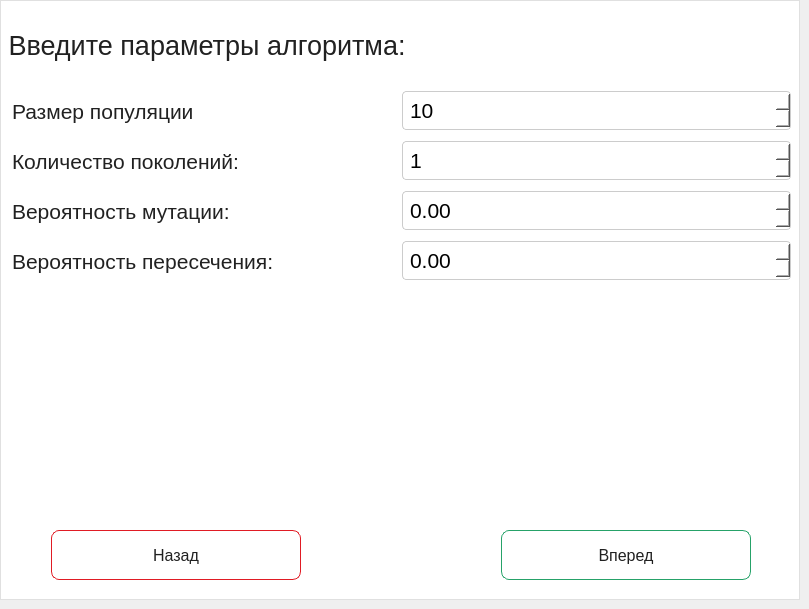
      <widget class="QWidget" name="paramsPage">
       <property name="minimumSize">
        <size>
         <width>0</width>
         <height>0</height>
        </size>
       </property>
       <widget class="QFrame" name="paramCard">
        <property name="geometry">
         <rect>
          <x>0</x>
          <y>0</y>
          <width>800</width>
          <height>600</height>
         </rect>
        </property>
        <property name="minimumSize">
         <size>
          <width>800</width>
          <height>600</height>
         </size>
        </property>
        <property name="styleSheet">
         <string notr="true">QFrame#paramCard {
    background-color: #FFFFFF;
    border: 1px solid #E0E0E0;
}</string>
        </property>
        <property name="frameShape">
         <enum>QFrame::Shape::StyledPanel</enum>
        </property>
        <property name="frameShadow">
         <enum>QFrame::Shadow::Raised</enum>
        </property>
        <widget class="QWidget" name="layoutWidget">
         <property name="geometry">
          <rect>
           <x>1</x>
           <y>10</y>
           <width>801</width>
           <height>591</height>
          </rect>
         </property>
         <layout class="QVBoxLayout" name="verticalLayout_2">
          <item>
           <widget class="QLabel" name="descriptionParamLabel_4">
            <property name="sizePolicy">
             <sizepolicy hsizetype="Fixed" vsizetype="Fixed">
              <horstretch>0</horstretch>
              <verstretch>0</verstretch>
             </sizepolicy>
            </property>
            <property name="minimumSize">
             <size>
              <width>0</width>
              <height>70</height>
             </size>
            </property>
            <property name="font">
             <font>
              <pointsize>20</pointsize>
              <bold>false</bold>
             </font>
            </property>
            <property name="styleSheet">
             <string notr="true">color: #212121;
</string>
            </property>
            <property name="text">
             <string> Введите параметры алгоритма:</string>
            </property>
            <property name="alignment">
             <set>Qt::AlignmentFlag::AlignJustify|Qt::AlignmentFlag::AlignVCenter</set>
            </property>
            <property name="margin">
             <number>11</number>
            </property>
           </widget>
          </item>
          <item>
           <layout class="QGridLayout" name="gridLayout_4">
            <property name="leftMargin">
             <number>11</number>
            </property>
            <property name="rightMargin">
             <number>11</number>
            </property>
            <property name="spacing">
             <number>0</number>
            </property>
            <item row="4" column="0">
             <widget class="QLabel" name="crossoverLabel">
              <property name="sizePolicy">
               <sizepolicy hsizetype="Preferred" vsizetype="Maximum">
                <horstretch>0</horstretch>
                <verstretch>0</verstretch>
               </sizepolicy>
              </property>
              <property name="minimumSize">
               <size>
                <width>0</width>
                <height>50</height>
               </size>
              </property>
              <property name="font">
               <font>
                <pointsize>16</pointsize>
                <bold>false</bold>
               </font>
              </property>
              <property name="styleSheet">
               <string notr="true">color: #212121;
</string>
              </property>
              <property name="text">
               <string>Вероятность пересечения:</string>
              </property>
              <property name="alignment">
               <set>Qt::AlignmentFlag::AlignJustify|Qt::AlignmentFlag::AlignVCenter</set>
              </property>
             </widget>
            </item>
            <item row="2" column="0">
             <widget class="QLabel" name="mutatinoLabel">
              <property name="sizePolicy">
               <sizepolicy hsizetype="Preferred" vsizetype="Maximum">
                <horstretch>0</horstretch>
                <verstretch>0</verstretch>
               </sizepolicy>
              </property>
              <property name="minimumSize">
               <size>
                <width>0</width>
                <height>50</height>
               </size>
              </property>
              <property name="font">
               <font>
                <pointsize>16</pointsize>
                <bold>false</bold>
               </font>
              </property>
              <property name="styleSheet">
               <string notr="true">color: #212121;
</string>
              </property>
              <property name="text">
               <string>Вероятность мутации:</string>
              </property>
              <property name="alignment">
               <set>Qt::AlignmentFlag::AlignJustify|Qt::AlignmentFlag::AlignVCenter</set>
              </property>
             </widget>
            </item>
            <item row="1" column="1">
             <widget class="QSpinBox" name="numPopulSpinBox">
              <property name="font">
               <font>
                <pointsize>16</pointsize>
                <bold>false</bold>
               </font>
              </property>
              <property name="styleSheet">
               <string notr="true">QSpinBox, QDoubleSpinBox {
    background-color: #FFFFFF;
    border: 1px solid #CCCCCC;
    border-radius: 4px;
    color: #000000;
    padding: 5px;
}

QSpinBox:focus, QDoubleSpinBox:focus {
    border: 1px solid rgb(38, 162, 105);
}</string>
              </property>
              <property name="minimum">
               <number>1</number>
              </property>
              <property name="maximum">
               <number>1000</number>
              </property>
             </widget>
            </item>
            <item row="1" column="0">
             <widget class="QLabel" name="numPopulLabel">
              <property name="sizePolicy">
               <sizepolicy hsizetype="Preferred" vsizetype="Maximum">
                <horstretch>0</horstretch>
                <verstretch>0</verstretch>
               </sizepolicy>
              </property>
              <property name="minimumSize">
               <size>
                <width>0</width>
                <height>50</height>
               </size>
              </property>
              <property name="font">
               <font>
                <pointsize>16</pointsize>
                <bold>false</bold>
               </font>
              </property>
              <property name="styleSheet">
               <string notr="true">color: #212121;
</string>
              </property>
              <property name="text">
               <string>Количество поколений: </string>
              </property>
              <property name="alignment">
               <set>Qt::AlignmentFlag::AlignJustify|Qt::AlignmentFlag::AlignVCenter</set>
              </property>
             </widget>
            </item>
            <item row="0" column="1">
             <widget class="QSpinBox" name="sizePopulSpinBox">
              <property name="font">
               <font>
                <pointsize>16</pointsize>
                <bold>false</bold>
               </font>
              </property>
              <property name="styleSheet">
               <string notr="true">QSpinBox, QDoubleSpinBox {
    background-color: #FFFFFF;
    border: 1px solid #CCCCCC;
    border-radius: 4px;
    color: #000000;
    padding: 5px;
}

QSpinBox:focus, QDoubleSpinBox:focus {
    border: 1px solid rgb(38, 162, 105);
}</string>
              </property>
              <property name="minimum">
               <number>10</number>
              </property>
              <property name="maximum">
               <number>300</number>
              </property>
             </widget>
            </item>
            <item row="4" column="1">
             <widget class="QDoubleSpinBox" name="crossoverDoubleSpinBox">
              <property name="font">
               <font>
                <pointsize>16</pointsize>
               </font>
              </property>
              <property name="styleSheet">
               <string notr="true">QSpinBox, QDoubleSpinBox {
    background-color: #FFFFFF;
    border: 1px solid #CCCCCC;
    border-radius: 4px;
    color: #000000;
    padding: 5px;
}

QSpinBox:focus, QDoubleSpinBox:focus {
    border: 1px solid rgb(38, 162, 105);
}</string>
              </property>
              <property name="maximum">
               <double>1.000000000000000</double>
              </property>
              <property name="singleStep">
               <double>0.100000000000000</double>
              </property>
             </widget>
            </item>
            <item row="2" column="1">
             <widget class="QDoubleSpinBox" name="mutationsDoubleSpinBox">
              <property name="font">
               <font>
                <pointsize>16</pointsize>
               </font>
              </property>
              <property name="styleSheet">
               <string notr="true">QSpinBox, QDoubleSpinBox {
    background-color: #FFFFFF;
    border: 1px solid #CCCCCC;
    border-radius: 4px;
    color: #000000;
    padding: 5px;
}

QSpinBox:focus, QDoubleSpinBox:focus {
    border: 1px solid rgb(38, 162, 105);
}</string>
              </property>
              <property name="maximum">
               <double>1.000000000000000</double>
              </property>
              <property name="singleStep">
               <double>0.100000000000000</double>
              </property>
             </widget>
            </item>
            <item row="0" column="0">
             <widget class="QLabel" name="sizePopulLabel">
              <property name="sizePolicy">
               <sizepolicy hsizetype="Preferred" vsizetype="Maximum">
                <horstretch>0</horstretch>
                <verstretch>0</verstretch>
               </sizepolicy>
              </property>
              <property name="minimumSize">
               <size>
                <width>0</width>
                <height>50</height>
               </size>
              </property>
              <property name="font">
               <font>
                <pointsize>16</pointsize>
                <bold>false</bold>
               </font>
              </property>
              <property name="styleSheet">
               <string notr="true">color: #212121;
</string>
              </property>
              <property name="text">
               <string>Размер популяции</string>
              </property>
              <property name="alignment">
               <set>Qt::AlignmentFlag::AlignJustify|Qt::AlignmentFlag::AlignVCenter</set>
              </property>
             </widget>
            </item>
           </layout>
          </item>
          <item>
           <spacer name="verticalSpacer_2">
            <property name="orientation">
             <enum>Qt::Orientation::Vertical</enum>
            </property>
            <property name="sizeHint" stdset="0">
             <size>
              <width>20</width>
              <height>40</height>
             </size>
            </property>
           </spacer>
          </item>
          <item>
           <layout class="QHBoxLayout" name="horizontalLayout_2">
            <property name="spacing">
             <number>150</number>
            </property>
            <property name="topMargin">
             <number>0</number>
            </property>
            <property name="rightMargin">
             <number>0</number>
            </property>
            <property name="bottomMargin">
             <number>21</number>
            </property>
            <item>
             <widget class="QPushButton" name="backButton_4">
              <property name="enabled">
               <bool>true</bool>
              </property>
              <property name="sizePolicy">
               <sizepolicy hsizetype="Fixed" vsizetype="Fixed">
                <horstretch>0</horstretch>
                <verstretch>0</verstretch>
               </sizepolicy>
              </property>
              <property name="minimumSize">
               <size>
                <width>250</width>
                <height>50</height>
               </size>
              </property>
              <property name="styleSheet">
               <string notr="true">QPushButton {
    background-color: #FFFFFF;
    border: 1px solid rgb(224, 27, 36);
    border-radius: 8px;
    color: #212121;
    font-family: &quot;Segoe UI&quot;;
    font-size: 12pt;
}
QPushButton:hover {
    background-color: rgb(255, 176, 176);
    border: 1px solid rgb(224, 27, 36);
    color: rgb(224, 27, 36);
}
QPushButton:pressed {
    background-color: rgb(224, 27, 36);
    color: #FFFFFF;
}</string>
              </property>
              <property name="text">
               <string>Назад</string>
              </property>
             </widget>
            </item>
            <item>
             <widget class="QPushButton" name="nextButton_3">
              <property name="sizePolicy">
               <sizepolicy hsizetype="Fixed" vsizetype="Fixed">
                <horstretch>0</horstretch>
                <verstretch>0</verstretch>
               </sizepolicy>
              </property>
              <property name="minimumSize">
               <size>
                <width>250</width>
                <height>50</height>
               </size>
              </property>
              <property name="styleSheet">
               <string notr="true">QPushButton {
    background-color: #FFFFFF;
    border: 1px solid rgb(38, 162, 105);
    border-radius: 8px;
    color: #212121;
    font-family: &quot;Segoe UI&quot;;
    font-size: 12pt;
}
QPushButton:hover {
    background-color:rgb(206, 255, 232);
    border: 1px solid rgb(38, 162, 105);
    color: rgb(38, 162, 105);
}
QPushButton:pressed {
    background-color: rgb(38, 162, 105);
    color: #FFFFFF;
}</string>
              </property>
              <property name="text">
               <string>Вперед</string>
              </property>
             </widget>
            </item>
           </layout>
          </item>
         </layout>
        </widget>
       </widget>
      </widget>
